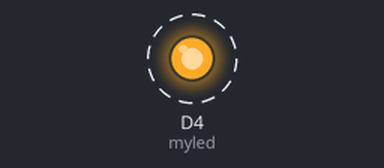
Bench run of a sketch on a simulated ESP8266 (NodeMCU). Shown: output pins drawn as LEDs (lit = HIGH). Dashed ring = blinking.

Above: at 0.5 s.
Timing chart, 0 to 4.6 s (numbered marks = the images above):
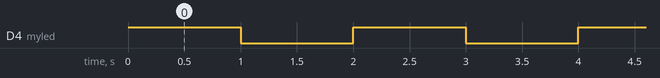

Measured:
- by itself, D4 (myled): alternates HIGH for 1.0 s and LOW for 1.0 s

The sketch:

node_01.ino
```cpp
#define myled D4

void setup() {

  pinMode(myled, OUTPUT);
}


void loop() {
  digitalWrite(myled, HIGH);   // turn the LED on (HIGH is the voltage level)
  delay(1000);                       // wait for a second
  digitalWrite(myled, LOW);    // turn the LED off by making the voltage LOW
  delay(1000);                       // wait for a second
}
```
